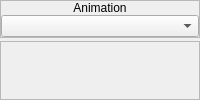
        <widget class="QWidget" name="wPlayGlobalAnimation">
         <layout class="QVBoxLayout" name="verticalLayout_15">
          <property name="spacing">
           <number>3</number>
          </property>
          <property name="margin">
           <number>0</number>
          </property>
          <item>
           <widget class="QFrame" name="frame_12">
            <property name="sizePolicy">
             <sizepolicy hsizetype="Preferred" vsizetype="Fixed">
              <horstretch>0</horstretch>
              <verstretch>0</verstretch>
             </sizepolicy>
            </property>
            <property name="frameShape">
             <enum>QFrame::StyledPanel</enum>
            </property>
            <property name="frameShadow">
             <enum>QFrame::Raised</enum>
            </property>
            <layout class="QVBoxLayout" name="verticalLayout_14">
             <property name="spacing">
              <number>0</number>
             </property>
             <property name="margin">
              <number>0</number>
             </property>
             <item>
              <widget class="QLabel" name="label_9">
               <property name="sizePolicy">
                <sizepolicy hsizetype="Preferred" vsizetype="Fixed">
                 <horstretch>0</horstretch>
                 <verstretch>0</verstretch>
                </sizepolicy>
               </property>
               <property name="text">
                <string>Animation</string>
               </property>
               <property name="alignment">
                <set>Qt::AlignCenter</set>
               </property>
              </widget>
             </item>
             <item>
              <widget class="QWidget" name="widget_10" native="true">
               <layout class="QHBoxLayout" name="horizontalLayout_9">
                <property name="spacing">
                 <number>0</number>
                </property>
                <property name="margin">
                 <number>0</number>
                </property>
                <item>
                 <widget class="QComboBox" name="playGlobalAnimation_cboxAnimation"/>
                </item>
               </layout>
              </widget>
             </item>
            </layout>
           </widget>
          </item>
          <item>
           <widget class="QFrame" name="frame_13">
            <property name="frameShape">
             <enum>QFrame::StyledPanel</enum>
            </property>
            <property name="frameShadow">
             <enum>QFrame::Raised</enum>
            </property>
           </widget>
          </item>
         </layout>
        </widget>
